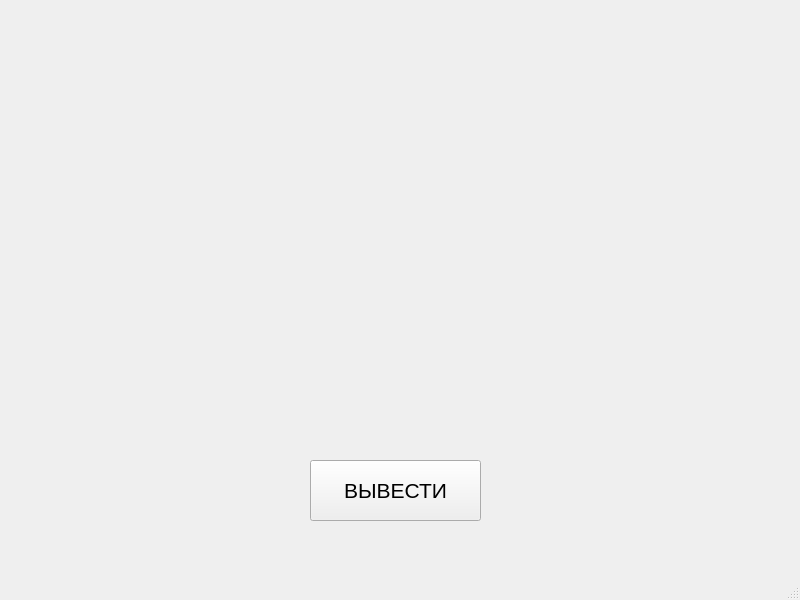
<?xml version="1.0" encoding="UTF-8"?>
<ui version="4.0">
 <class>MainWindow</class>
 <widget class="QMainWindow" name="MainWindow">
  <property name="geometry">
   <rect>
    <x>0</x>
    <y>0</y>
    <width>800</width>
    <height>600</height>
   </rect>
  </property>
  <property name="windowTitle">
   <string>MainWindow</string>
  </property>
  <widget class="QWidget" name="centralwidget">
   <widget class="QPushButton" name="pushButton">
    <property name="geometry">
     <rect>
      <x>310</x>
      <y>460</y>
      <width>171</width>
      <height>61</height>
     </rect>
    </property>
    <property name="font">
     <font>
      <pointsize>16</pointsize>
     </font>
    </property>
    <property name="text">
     <string>ВЫВЕСТИ</string>
    </property>
   </widget>
  </widget>
  <widget class="QMenuBar" name="menubar">
   <property name="geometry">
    <rect>
     <x>0</x>
     <y>0</y>
     <width>800</width>
     <height>21</height>
    </rect>
   </property>
  </widget>
  <widget class="QStatusBar" name="statusbar"/>
 </widget>
 <resources/>
 <connections/>
</ui>
